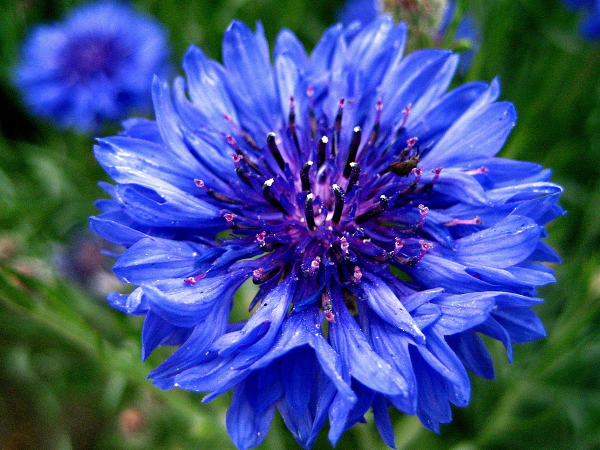
#> input picture LAB_2/flower.jpg, 1200 x 900 px, found by its file name (shown at 1/2 size)
$ python Image_avg.py
#> lines starting #> are read from the running program, lines starting #| are printed output that depends on the picture
# pip install opencv-python

import cv2

# Function to apply Gaussian Filter
def apply_gaussian_filter(image, kernel_size=5, sigma=1.0):
    # Apply Gaussian Blur
    gaussian_filtered = cv2.GaussianBlur(image, (kernel_size, kernel_size), sigma)
    return gaussian_filtered

# Function to apply Median Filter
def apply_median_filter(image, kernel_size=13):
    # Apply Median Filter
    median_filtered = cv2.medianBlur(image, kernel_size)
    return median_filtered

# Main function
def main():
    # Hard-coded image path
    image_path = 'LAB_2/flower.jpg'  # Change this to your image path

    # Read the image
    image = cv2.imread(image_path)
#> image is the input picture: shape (900, 1200, 3); mean B, G, R 137.3, 79.9, 61.1

    if image is None:
        print("ERROR!!!!!: Could not read the image.")
        return

    # Resize the image to a smaller size (e.g., 40% of the original)
    new_width = int(image.shape[1] * 0.4)
#> new_width = 480
    new_height = int(image.shape[0] * 0.4)
#> new_height = 360
    resized_image = cv2.resize(image, (new_width, new_height))
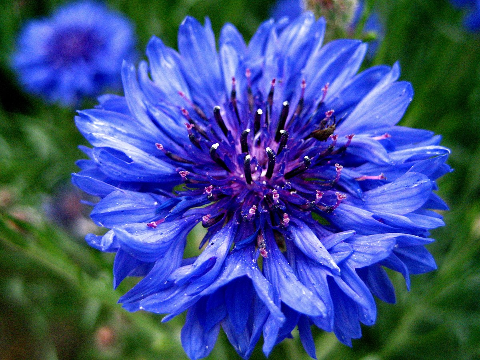
#> resized_image: shape (360, 480, 3); mean B, G, R 137.3, 79.9, 61

    # Apply Gaussian Filter
    gaussian_result = apply_gaussian_filter(resized_image, kernel_size=5, sigma=1.0)
#> in apply_gaussian_filter, `gaussian_filtered = cv2.GaussianBlur(image, (kernel_size, kernel_size)..`:
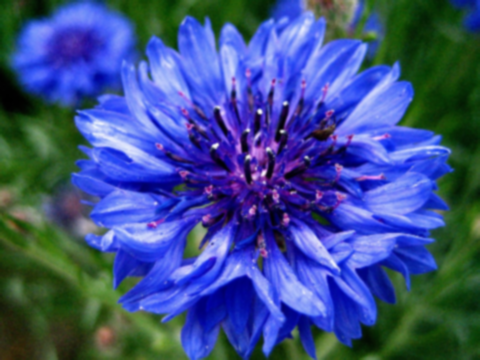
#> gaussian_filtered: shape (360, 480, 3); mean B, G, R 137.3, 79.9, 61

    # Apply Median Filter
    median_result = apply_median_filter(resized_image, kernel_size=5)

    # Display the results
    cv2.imshow('Original Image (Resized)', resized_image)
    cv2.imshow('Gaussian Filtered Image', gaussian_result)
    cv2.imshow('Median Filtered Image', median_result)

    # Wait until a key is pressed, then close all windows
    cv2.waitKey(0)
    cv2.destroyAllWindows()

if __name__ == "__main__":
    main()
